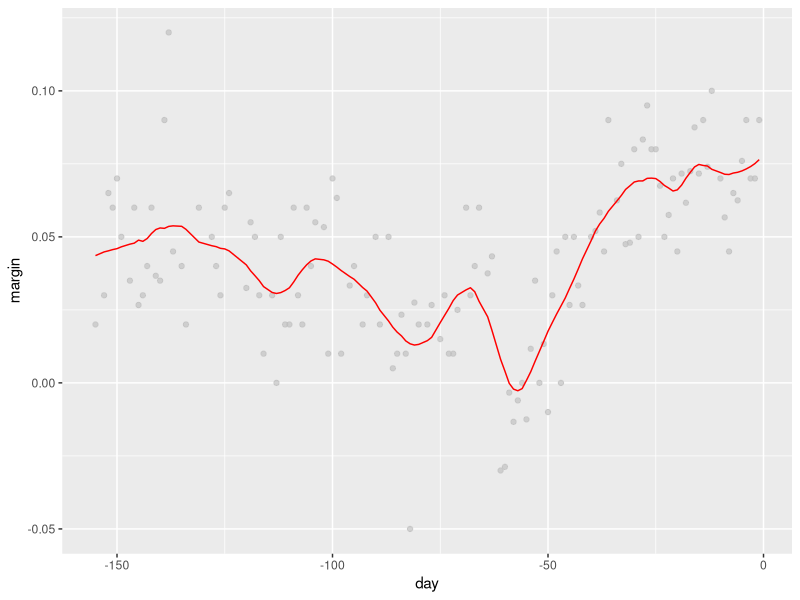
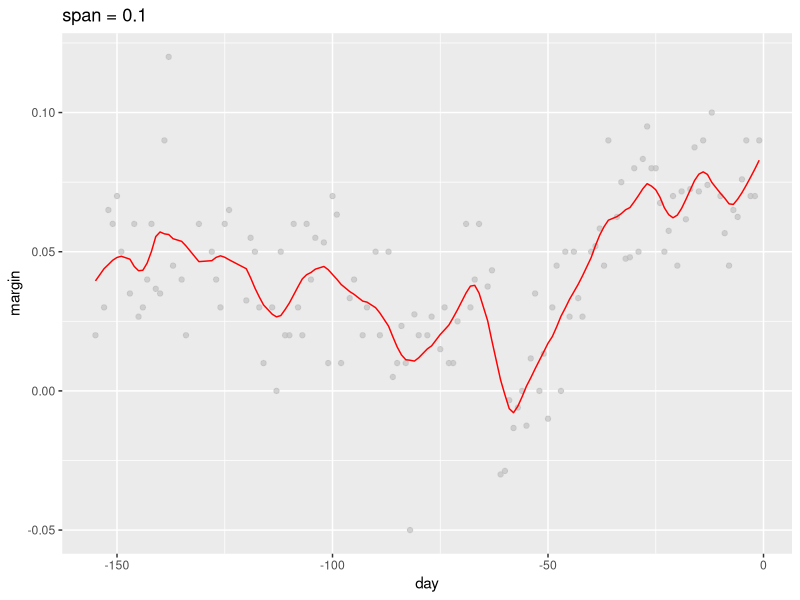
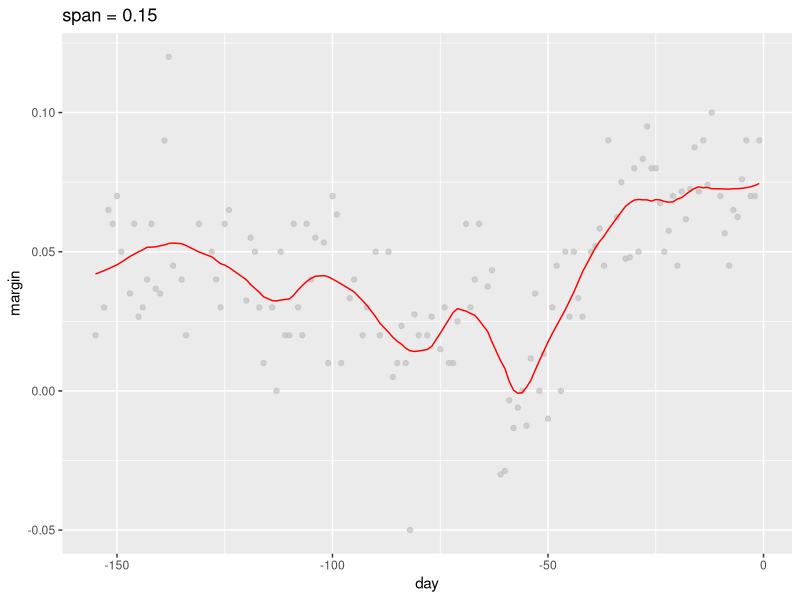
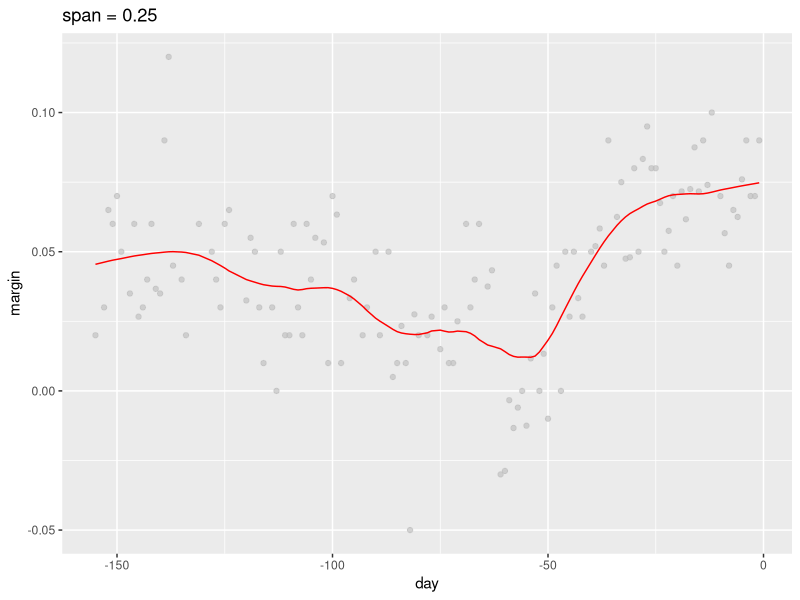
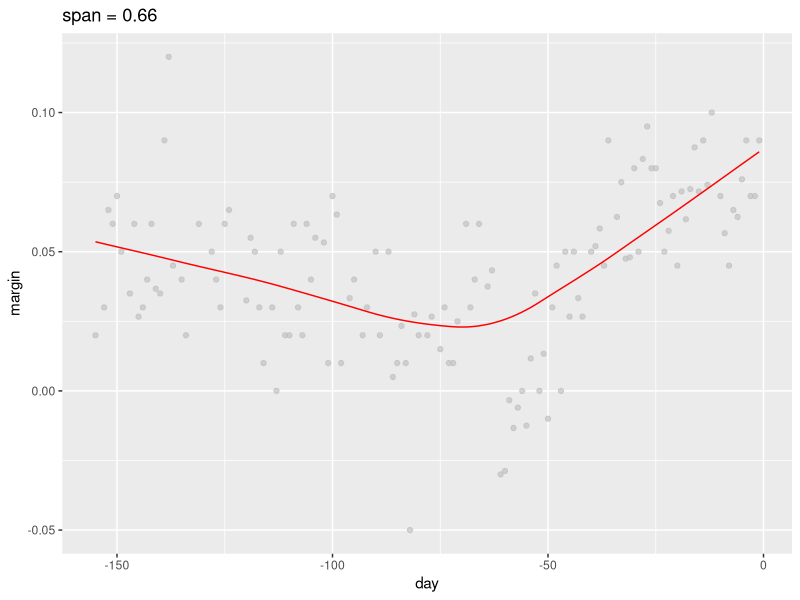

These figures' R source, in order:
## ---- chunk 1
library(tidyverse)
library(caret)
library(dslabs)
library(ggrepel)
data("polls_2008")
## ---- chunk 2
total_days = diff(range(polls_2008$day))
span = 21/total_days

fit = loess(margin ~ day, degree = 1, span = span, data = polls_2008)

polls_2008 %>% 
  mutate(smooth = fit$fitted) %>% 
  ggplot(aes(day, margin)) +
  geom_point(alpha = 0.65, color = "grey") +
  geom_line(aes(day, smooth), color = "red")
## ---- chunk 3
total_days = diff(range(polls_2008$day))
span = 21/total_days

fit_1 = loess(margin ~ day, degree = 1, span = 0.1, data = polls_2008)
fit_2 = loess(margin ~ day, degree = 1, span = 0.15, data = polls_2008)
fit_3 = loess(margin ~ day, degree = 1, span = 0.25, data = polls_2008)
fit_4 = loess(margin ~ day, degree = 1, span = 0.66, data = polls_2008)
## ---- chunk 4
polls_2008 %>% 
  mutate(smooth = fit_1$fitted) %>% 
  ggplot(aes(day, margin)) +
  geom_point(alpha = 0.65, color = "grey") +
  geom_line(aes(day, smooth), color = "red") +
  ggtitle("span = 0.1")
## ---- chunk 5
polls_2008 %>% 
  mutate(smooth = fit_2$fitted) %>% 
  ggplot(aes(day, margin)) +
  geom_point(alpha = 0.65, color = "grey") +
  geom_line(aes(day, smooth), color = "red") +
  ggtitle("span = 0.15")
## ---- chunk 6
polls_2008 %>% 
  mutate(smooth = fit_3$fitted) %>% 
  ggplot(aes(day, margin)) +
  geom_point(alpha = 0.65, color = "grey") +
  geom_line(aes(day, smooth), color = "red") +
  ggtitle("span = 0.25")
## ---- chunk 7
polls_2008 %>% 
  mutate(smooth = fit_4$fitted) %>% 
  ggplot(aes(day, margin)) +
  geom_point(alpha = 0.65, color = "grey") +
  geom_line(aes(day, smooth), color = "red") +
  ggtitle("span = 0.66")
